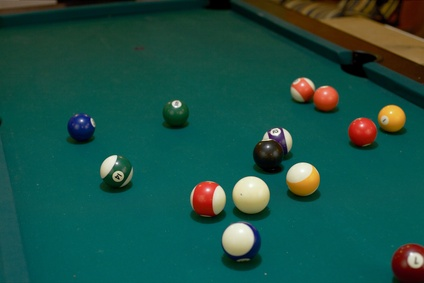
#> input picture billiard1.jpg, 424 x 283 px
$ python -i videoloading.py   (imports and definitions only)   (Python 2 division)
#> lines starting #> are read from the running program, lines starting #| are printed output that depends on the picture
import numpy as np
import cv2
import imutils

# [104 lines left out: functions getHoughCircles, getHoughLines, drawCirclesOnFrame, subtractBackground, drawBlobs, getHSVMaskExcludeTable and 1 more, not called in this run]

def getMask(frame):
    frame = cv2.GaussianBlur(frame,(3,3),0)

    hsv = cv2.cvtColor(frame, cv2.COLOR_BGR2HSV)

	# [4 lines of commented-out code are left out]
    mask = getHSVMaskExcludeTable(hsv)
	# [4 lines of commented-out code are left out]
    mask = cv2.erode(mask, None, iterations=4)
    mask = cv2.dilate(mask, None, iterations=9)
    return mask
# [35 lines left out: functions detectBlobs, getCircles, drawFrame, not called in this run]
# [27 lines not run here, left out]

>>> import cv2
>>> picture = cv2.imread('billiard1.jpg', cv2.IMREAD_GRAYSCALE)
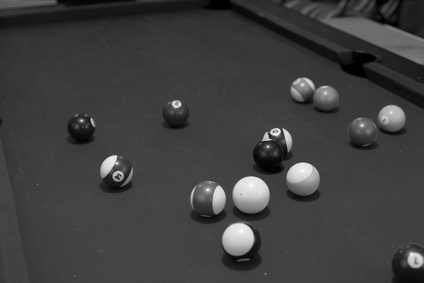
#> picture: shape (283, 424); min 0, max 255, mean 62.8
>>> result = getMask(picture)
#> (the run stopped early here; a loop or call above may not have finished)
